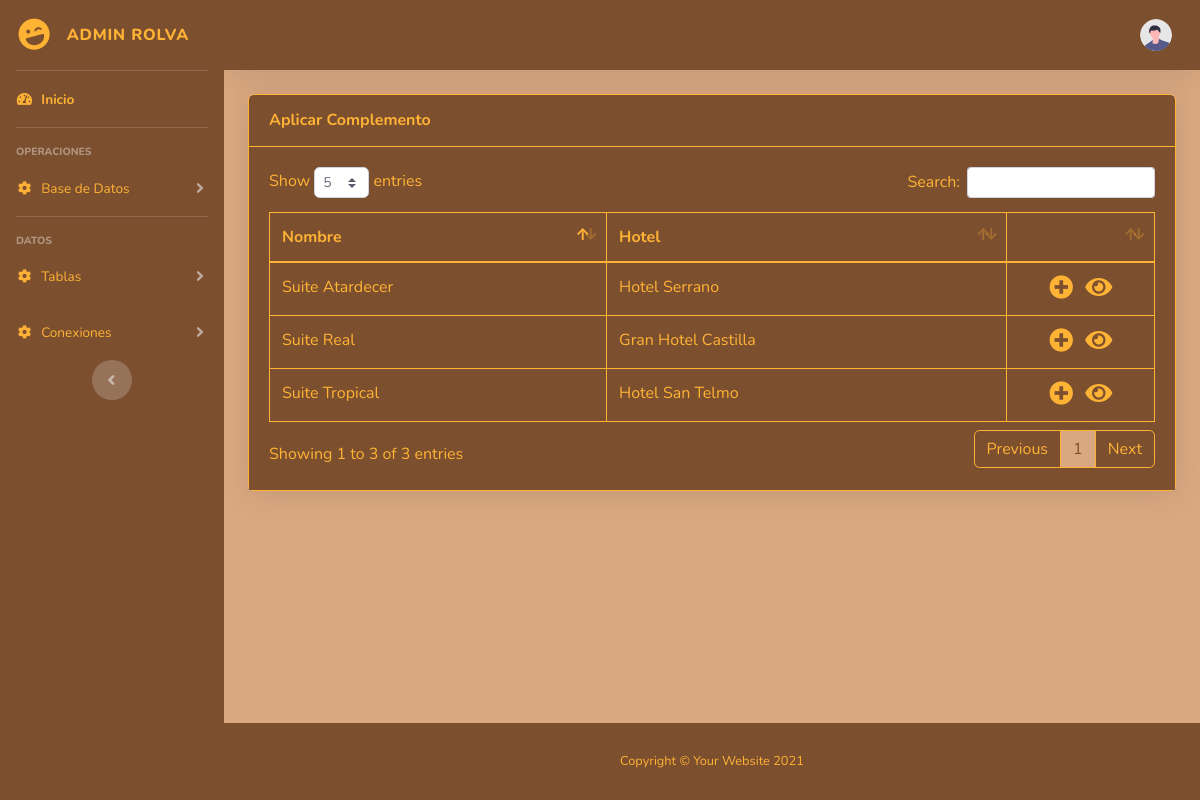
The page /admin/aplicarComplemento.php on the database its author committed.
### tables this page shows
CREATE TABLE Habitacion (
    IdHabitacion INT AUTO_INCREMENT PRIMARY KEY,
    Nombre VARCHAR(100),
    Tipo VARCHAR(50),
    NPersonas INT,
    PrecioUnitario DECIMAL(10,2),
    m2 DECIMAL(10,2),
    imagen VARCHAR(100),
    NEstrellas INT,
    FK_IdHotel INT,
    Wifi INT,
    Minibar INT,
    CajaFuerte INT,
    FOREIGN KEY (FK_IdHotel) REFERENCES Hotel(IdHotel) ON DELETE CASCADE ON UPDATE CASCADE
);

### models/db_model.php (called while the page is built, shortened)
<?php
class DataBase{
    public static function connect(){
        try {
            $connect = new PDO("mysql:host=localhost;dbname=rolvaHotels", "root", "");
        } catch (\Throwable $th) {
            $connect = new PDO("mysql:host=localhost", "root", "");
        }
        $connect->setAttribute(PDO::ATTR_ERRMODE, PDO::ERRMODE_EXCEPTION);
        return $connect;
    }
}
?>

### models/room_model.php (called while the page is built, shortened)
<?php
class Habitacion {
    public static function selectAllSuite(){
        try {
            $stmt = DataBase::connect()->prepare("SELECT * FROM Habitacion WHERE Tipo LIKE ?");
            $stmt->execute(["suite"]);
            $rooms = $stmt->fetchAll(PDO::FETCH_ASSOC);
            return $rooms;
        } catch (PDOException $e) {
            return false;
        }
    }
}
?>

### controllers/room_controller.php (called while the page is built, shortened)
<?php
    require_once('models/db_model.php');
    require_once('models/room_model.php');
    require_once('models/hotel_model.php');
    function selectAllSuite(){
        $rooms = Habitacion::selectAllSuite();
        foreach ($rooms as &$room) {
            $room['FK_IdHotel'] = Hotel::selectHotel($room['FK_IdHotel'])['Nombre'];
        }
        return $rooms;
    }
?>

### controllers/aplicaComplemento_controller.php (called while the page is built, shortened)
<?php
    require_once('models/db_model.php');
    require_once('models/aplicaComplemento_model.php');
    require_once('controllers/room_controller.php');
    function selectAllAplica(){
        $habitaciones = selectAllSuite();
        $aplicados = AplicarComplemento::selectAllAplica();
        $codAplicados = [];
        foreach ($habitaciones as $habitacion) {
            $codAplicados[$habitacion['IdHabitacion']] = [
                'habitacion' => $habitacion,
                'complementos' => []
            ];
            foreach ($aplicados as $aplicado) {
                if($habitacion['IdHabitacion'] == $aplicado['IdHabitacion']){
                    $codAplicados[$habitacion['IdHabitacion']]['complementos'][] = $aplicado;
                }
            }
        }
        return $codAplicados;
    }
?>

### models/hotel_model.php (called while the page is built, shortened)
<?php
class Hotel {
    public static function selectHotel($id){
        try {
            $stmt = DataBase::connect()->prepare("SELECT * FROM Hotel WHERE idHotel LIKE ?");
            $stmt->execute([$id]);
            $hotel = $stmt->fetch(PDO::FETCH_ASSOC);
            return $hotel;
        } catch (PDOException $e) {
            return false;
        }
    }
}
?>

### models/aplicaComplemento_model.php (called while the page is built, shortened)
<?php
class AplicarComplemento {
    public static function selectAllAplica(){
        try {
            $stmt = DataBase::connect()->prepare("SELECT * FROM Obtiene o JOIN Complemento c ON o.IdComplemento = c.IdComplemento");
            $stmt->execute();
            $aplica = $stmt->fetchAll(PDO::FETCH_ASSOC);
            return $aplica;
        } catch (PDOException $e) {
            return false;
        }
    }
}
?>

### admin/aplicarComplemento.php (the view, shortened to what this page needs)
<?php
    require_once('controllers/aplicaComplemento_controller.php');
    $comAplicados = selectAllAplica();
?>
<!DOCTYPE html>
<html lang="en">
<head>
    <link href="vendor/fontawesome-free/css/all.min.css" rel="stylesheet" type="text/css">
    <link href="css/sb-admin-2.min.css" rel="stylesheet">
    <link href="vendor/datatables/dataTables.bootstrap4.min.css" rel="stylesheet">
</head>
<body id="page-top">
    <div id="wrapper">
        <?php include("layout/cabeceraAdmin.php"); ?>
        <div id="content-wrapper" class="d-flex flex-column">
            <div id="content">
                <nav id="navbar" class="navbar navbar-expand navbar-light topbar mb-4 static-top shadow">
                    <ul class="navbar-nav ml-auto">
                        <li class="nav-item dropdown no-arrow">
                            <a class="nav-link dropdown-toggle" href="#" id="userDropdown" role="button"
                                data-toggle="dropdown" aria-haspopup="true" aria-expanded="false">
                                <img class="img-profile rounded-circle"
                                    src="img/undraw_profile.svg">
                            </a>
                        </li>
                    </ul>
                </nav>
                <div class="container-fluid">
                    <div class="card shadow mb-4" id="contenido">
                        <div class="card-header py-3 d-flex justify-content-between align-items-center">
                            <h6 class="m-0 font-weight-bold text-primary">Aplicar Complemento</h6>
                        </div>
                        <div class="card-body">
                            <div class="table-responsive">
                                <table class="table table-bordered" id="miTabla" width="100%" cellspacing="0">
                                    <thead>
                                        <tr>
                                            <th>Nombre</th>
                                            <th>Hotel</th>
                                            <th class="col-2"></th>
                                        </tr>
                                    </thead>
                                    <tbody>
                                    <?php foreach($comAplicados as $comAplicado): ?>
                                        <tr>
                                            <td><?= $comAplicado['habitacion']['Nombre'] ?></td>
                                            <td><?= $comAplicado['habitacion']['FK_IdHotel'] ?></td>
                                            <td class="text-center align-middle">
                                                <i class="fas fa-plus-circle" data-toggle="modal" data-idhabitacion="<?= $comAplicado['habitacion']['IdHabitacion'] ?>" style="cursor: pointer; font-size: 1.5rem;" data-target="#insertar"></i>
                                                <?php if (count($comAplicado['complementos']) > 0): ?>
                                                    <i class="fas fa-eye ml-2" data-toggle="modal" style="cursor: pointer; font-size: 1.5rem;" data-target="#complementos<?= $comAplicado['habitacion']['IdHabitacion'] ?>"></i>
                                                <?php endif; ?>
                                            </td>
                                        </tr>
                                    <?php endforeach; ?>
                                    </tbody>
                                </table>
                            </div>
                        </div>
                    </div>
                </div>
            </div>
            <footer class="sticky-footer">
                <div class="container my-auto">
                    <div class="copyright text-center my-auto">
                        <span>Copyright &copy; Your Website 2021</span>
                    </div>
                </div>
            </footer>
        </div>
    </div>
</body>
</html>

### rows shown on the page
habitacion: Nombre "Suite Real", FK_IdHotel "Gran Hotel Castilla"
habitacion: Nombre "Suite Atardecer", FK_IdHotel "Hotel Serrano"
habitacion: Nombre "Suite Tropical", FK_IdHotel "Hotel San Telmo"
